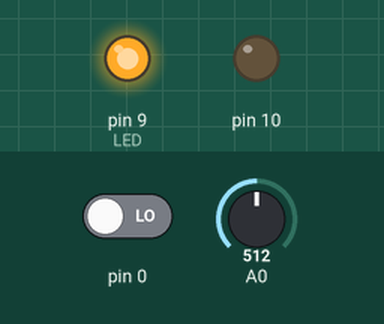
A sketch run on a simulated Teensy 4. Shown: output pins drawn as LEDs (lit = HIGH). The test bench sets the inputs (shaded band); at power-on: pin 0 LOW, A0 = 512 (analog values on the 0–1023 scale). Storage starts empty; what the sketch prints to the serial monitor is not drawn.

Above: at 1.2 s.
1.3 s: pin 0 driven HIGH
At 3.2 s:
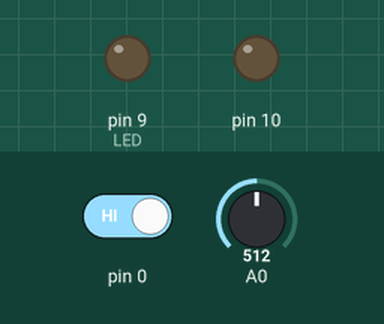
Timing chart, 0 to 39.7 s (numbered marks = the images above; inputs shaded):
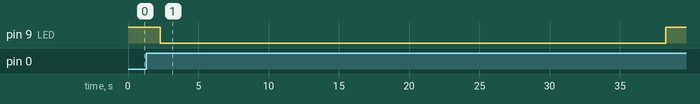

The sketch:

sketch_apr18d.ino
```cpp
#include<SD.h>
const int chipSelect = BUILTIN_SDCARD;
File dataFile;

IntervalTimer myTimer;
int Z;//accel
volatile int sw = LOW;
volatile unsigned long time_prev = 0, time_now;
unsigned long time_chat = 20;
const int num = 5000;

float data [num];
volatile unsigned long blinkCount = 0; // use volatile for shared variables
int amari;

void setup() {
  attachInterrupt(0, keisoku, RISING);
  analogReadResolution(16);//kaizoudo
  pinMode(9, OUTPUT); //LED
  //attachInterrupt(0, keisoku, RISING);
  Serial.begin(9600);
  digitalWriteFast(9, HIGH);
  //myTimer.begin(ReadAnalog, 10000);  // 100 Hz

  Serial.print(F("Initializing SD card..."));
  pinMode(SS, OUTPUT);
  if (!SD.begin(chipSelect)) {
    Serial.println(F("Card failed, or not present"));
    // 失敗、何もしない
    while (1);
  }

  Serial.println(F("ok."));
  if (SD.exists("datalog.csv")) {
    SD.remove("datalog.csv");
    Serial.println(F("File exist! Remove File."));
  }
  //dataFile = SD.open("datalog.csv", FILE_WRITE);
  digitalWriteFast(9, HIGH);
}

void keisoku() {
  time_now = millis(); //現在の割り込み時刻を取得
  if ( time_now - time_prev > time_chat) {
    if ( sw == LOW )

      delay(1000);
      //myTimer.begin(ReadAnalog, 10000);  // 100 Hz
      myTimer.begin(ReadAnalog, 2000);  // 500 Hz

    sw = !sw; //前回の割り込みから20[ms]以上経過ならば、スイッチの状態を切り替え
  }
  time_prev = time_now; //現在の割り込み時刻を前回の割り込み時刻へコピー
}

void logging() {
  //dataFile = SD.open("datalog.csv", FILE_WRITE);
  for (int m = 0; m < 10; m++) {
    dataFile = SD.open("datalog.csv", FILE_WRITE);
    for (int k = 0; k < 500; k++) {
      delay(5);
      //dataFile = SD.open("datalog.csv", FILE_WRITE);
      /* Serial.print("blinkCount = ");
        Serial.print(blinkCount);*/
      Serial.print("Number = ");
      Serial.print(k + 1 + 500 * m);
      Serial.print(",");
      Serial.println(data[k + 500 * m]);
      dataFile.print(k + 1 + 500 * m);
      dataFile.print(",");
      dataFile.println(data[k + 500 * m]);
      //i++;
    }
    dataFile.close();
  }
  digitalWrite(9,HIGH);
}

void ReadAnalog() {
  amari = blinkCount % 500;
  Z = analogRead(A0);
  data [blinkCount] = Z;
  blinkCount++;

  /*if(blinkCount==100){
    blinkCount = 1;
    }*/

  if (amari == 0 ) {
    digitalWriteFast(9, HIGH);
  }
  else {
    digitalWriteFast(9, LOW);
  }
  if (blinkCount >= 5000) {
    myTimer.end();
    Serial.println("Finished");
    logging();
  }
}

int i = 0;
void loop() {

  //dataFile.close();
  delay(1000000);
}
```

Measured:
- after the input at 1.3 s, pin 9 (LED): HIGH → LOW after 1.0 s, → HIGH 36.0 s later
